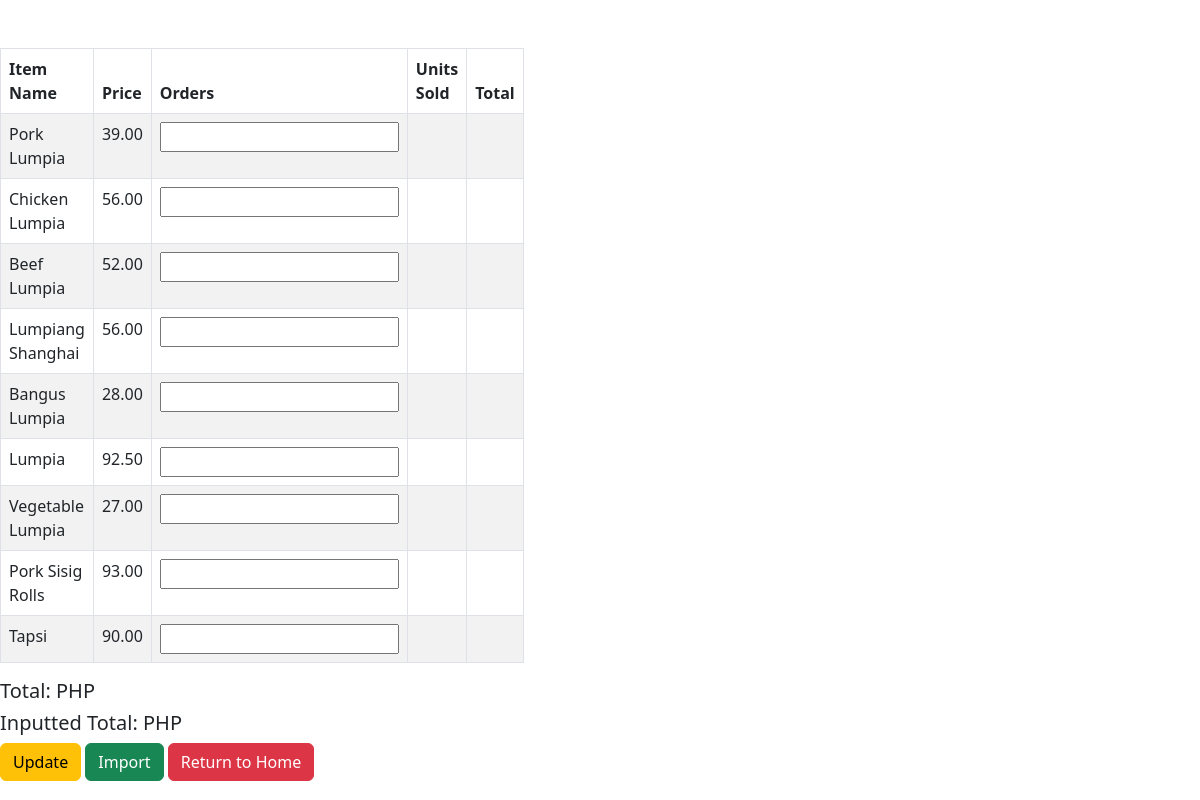
The page /import_sales/ on the database its author committed.
### lumpiasys/models.py (models this page shows, shortened)
class Product(models.Model):
    name = models.CharField(max_length=30)
    price = models.DecimalField(max_digits=10, decimal_places=2)
    target_level = models.IntegerField()
    units_per_order = models.IntegerField()
    group_name = models.CharField(max_length=20, blank=True, null=True)
    unit_of_measurement = models.CharField(max_length=20)
    objects = models.Manager()

### lumpiasys/views.py (the view)
# urls.py: path('import_sales/', views.import_sales, name='import_sales'),
def import_sales(request):
    products = Product.objects.all()
    if(request.method == "POST"):
        for i in products:
            pOrders = request.POST.get('order')
            cUnits_sold = pOrders * i.units_per_order
    return render(request, 'import_sales.html', {'products':products})

### lumpiasys/templates/import_sales.html (shortened to what this page needs)
{% load static %}
<!DOCTYPE html>
<html>
    <head>
        <link rel="stylesheet" type="text/css" href="{% static '/bootstrap-5.3.0-alpha1-dist/css/bootstrap.css' %}">
    </head>
    <body>
        <div class="col-5 mt-5">
            <table class="table table-striped table-bordered">
                <thead>
                    <tr>
                        <th>Item Name</th>
                        <th>Price</th>
                        <th>Orders</th>
                        <th>Units Sold</th>
                        <th>Total</th>
                    </tr>
                </thead>
                {% for product in products %}
                <tr>
                    <td>{{product.name}}</td>
                    <td>{{product.price}}</td>
                    <td><input type="text" name="counted_units" value="{{counted_units}}"></td>
                    <td>{{cUnits_sold}}</td>
                    <td></td>
                </tr>
                {% endfor %}
            </table>
            <h5>Total: PHP </h5>
            <h5>Inputted Total: PHP </h5>
            <button type='submit' class="btn btn-warning">Update</button>
            <a href="{% url 'import_sales' %}" class="btn btn-success">Import</a>
            <a href="{% url 'home' %}" class="btn btn-danger">Return to Home</a>
        </div>
    </body>
</html>

### rows shown on the page
Product: name "Pork Lumpia", price "39.00"
Product: name "Chicken Lumpia", price "56.00"
Product: name "Beef Lumpia", price "52.00"
Product: name "Lumpiang Shanghai", price "56.00"
Product: name "Bangus Lumpia", price "28.00"
Product: name "Lumpia", price "92.50"
Product: name "Vegetable Lumpia", price "27.00"
Product: name "Pork Sisig Rolls", price "93.00"
Product: name "Tapsi", price "90.00"
